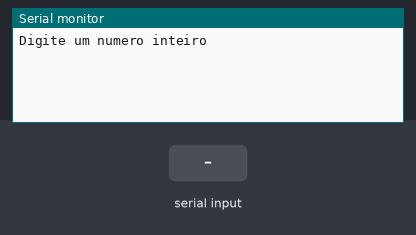
This sketch was run on a simulated Arduino Uno, built with avr-gcc and run on an emulated ATmega328P. Shown: the last lines printed to the serial monitor. The test bench sets the inputs (shaded band).

Above: at 1.2 s.
1.3 s: "90,45\n" received over Serial
At 2.2 s:
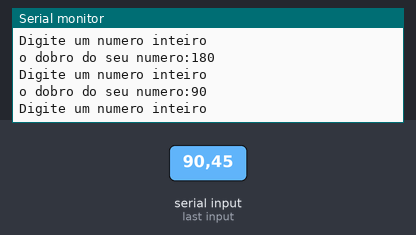
2.8 s: "30,150\n" received over Serial
At 4.4 s:
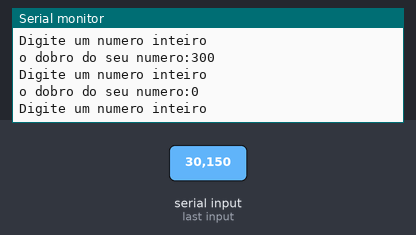
Timing chart, 0 to 5.9 s (numbered marks = the images above; inputs shaded):
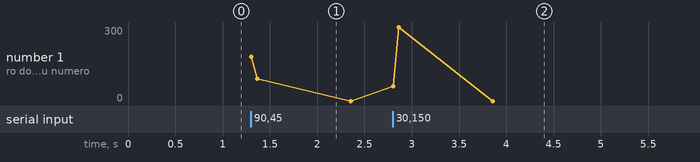

Measured:
- after the input at 1.3 s, the serial monitor: prints a new line at once (image 1)
- after the input at 2.8 s, the serial monitor: prints a new line at once (image 2)

The sketch:

lpmb_exerc_cio_31.ino
```cpp
// Faça um programa que receba um número e exiba o seu dobro.

//Declaração de variáveis
int numero;
int dobroNumero;

void setup()
{
   Serial.begin(9600);
}

void loop()
{
 //Entrada
   Serial.println ("Digite um numero inteiro");
  while( !Serial.available() );
  numero = Serial.parseInt();
  //Processamento
  dobroNumero = numero * 2;

  //Saída
  Serial.println();
  Serial.println( "o dobro do seu numero:" + String (dobroNumero));
  Serial.println();

}
```
